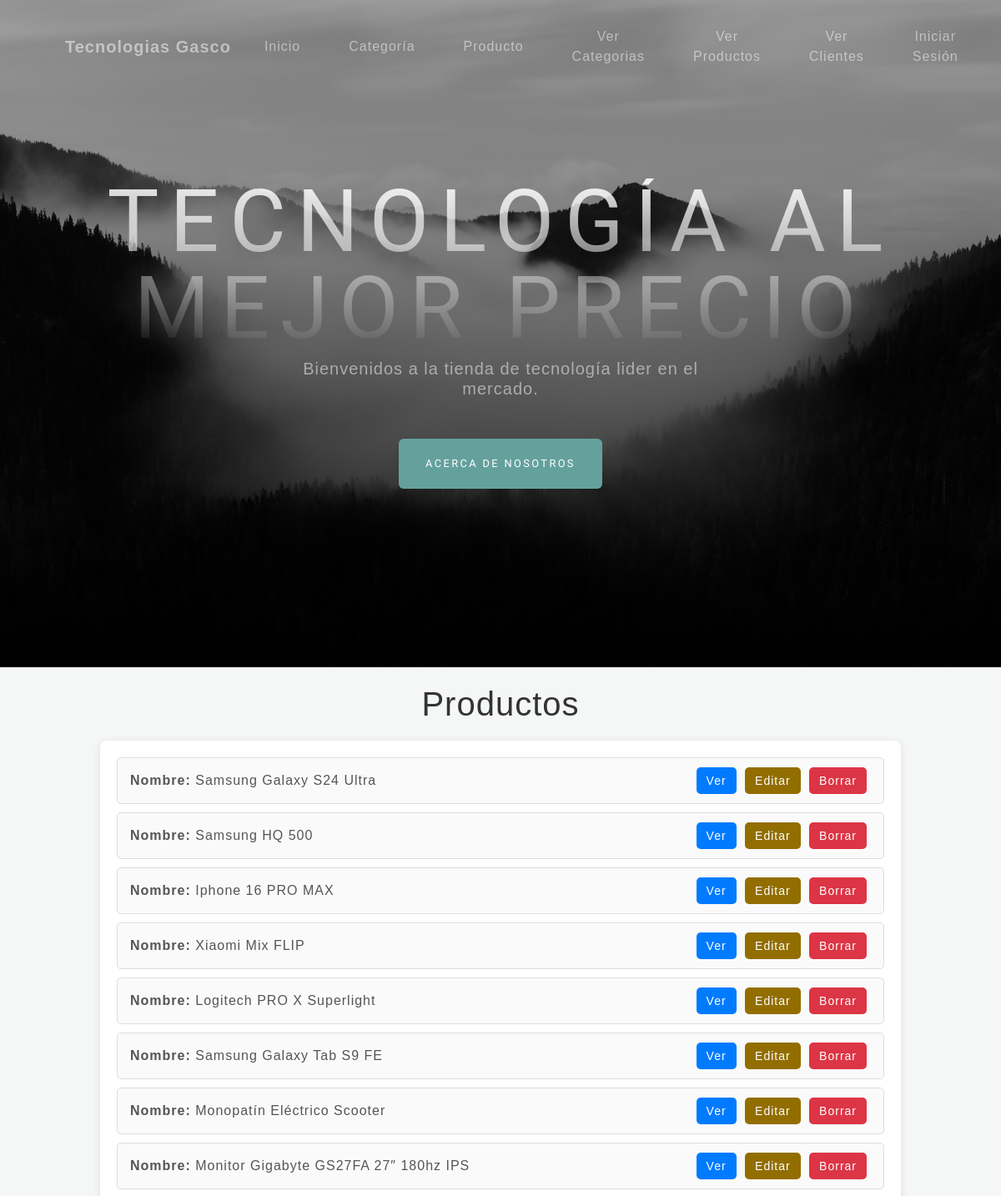
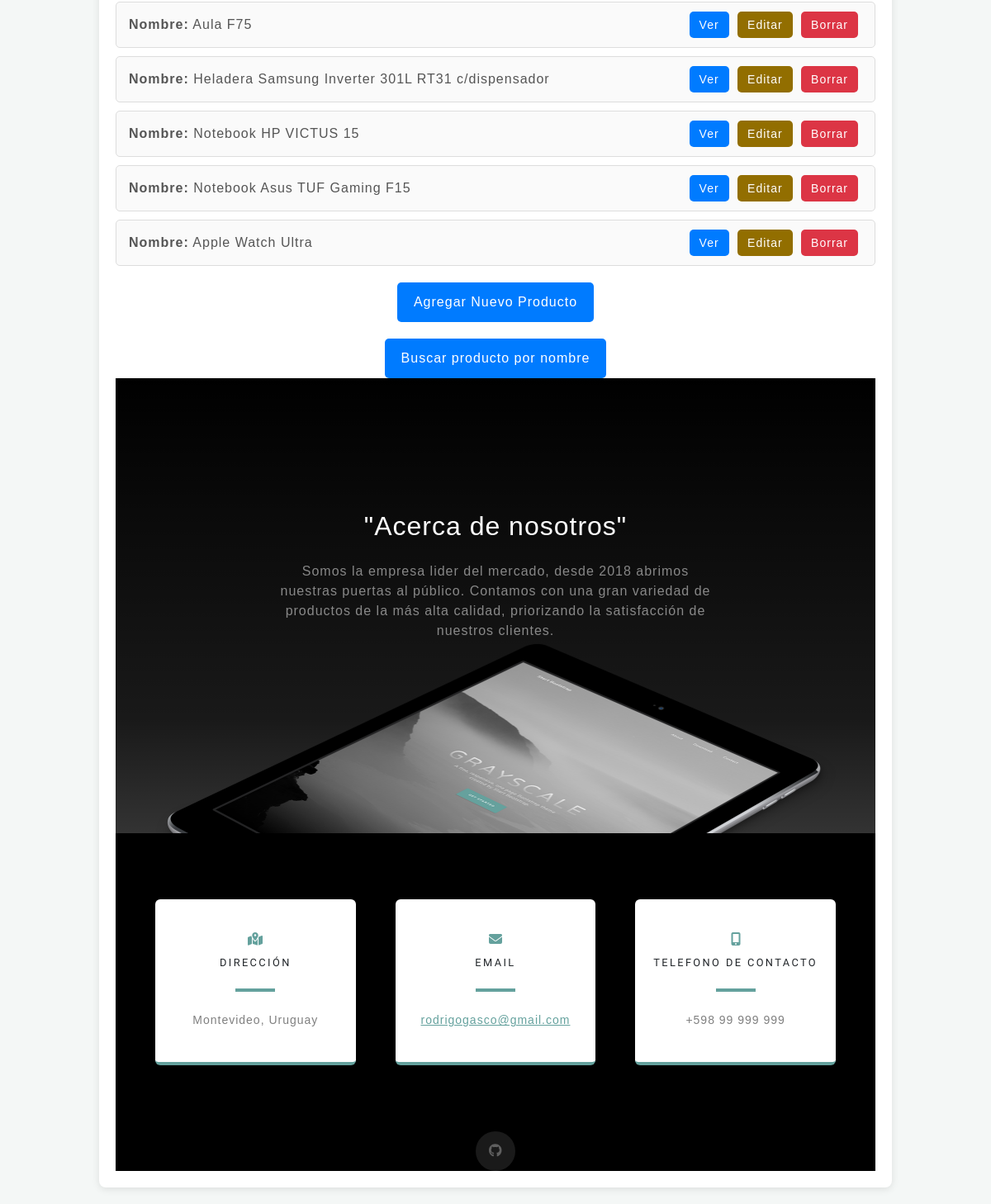
The app's page /producto/lista/ with its own data (2 pictures, top to bottom).
### AppGasco/models.py (models this page shows, shortened)
class Producto(models.Model):
    nombre_producto = models.CharField(max_length=200)
    descripcion_producto = models.CharField(max_length=500)
    precio = models.DecimalField(max_digits=10, decimal_places=2)
    stock = models.PositiveIntegerField() # Me permite saber cuantos productos tengo en stcok de cada uno
    categorias = models.CharField(max_length=30)

### AppGasco/views_clases.py (the view)
# urls.py: path('producto/lista/', views_clases.ProductoListView.as_view(), name='List_Producto'),
class ProductoListView(ListView):
    model = Producto  # Modelo con el que trabaja esta vista
    template_name = "appgasco/Vistas_Clase_Producto/producto_list.html"  # Plantilla para renderizar la lista

### AppGasco/templates/appgasco/Vistas_Clase_Producto/producto_list.html (shortened to what this page needs)
{% extends 'AppGasco/index.html' %}
{% load static %}
{% block main %}
<h1>Productos</h1>
<div class="product-list">
    {% if object_list %}
        <ul>
            {% for producto in object_list %}
                <li>
                    <p><strong>Nombre:</strong> {{ producto.nombre_producto }}</p>
                    <div class="actions">
                        <a href="{% url 'Detail_Producto' producto.pk %}" class="btn-view">Ver</a>
                        <a href="{% url 'Edit_Producto' producto.pk %}" class="btn-edit">Editar</a>
                        <a href="{% url 'Delete_Producto' producto.pk %}" class="btn-delete">Borrar</a>
                    </div>
                </li>
            {% endfor %}
        </ul>
    {% else %}
        <p class="empty-message">No hay productos disponibles.</p>
    {% endif %}
    <div class="actions-global">
        <a href="{% url 'New_Producto' %}" class="btn-new">Agregar Nuevo Producto</a>
    </div>
    <div class="actions-global">
        <a href="{% url 'Busqueda_NombreProducto' %}" class="btn-new">Buscar producto por nombre</a>
    </div>
{% endblock main %}

### AppGasco/templates/appgasco/Vistas_Clase_Producto/producto_list.html (style rules this page uses)
body { font-family: Arial, sans-serif; background-color: #f4f7f6; margin: 0; padding: 0; }
h1 { color: #333; text-align: center; margin-top: 20px; }
.product-list { width: 80%; margin: 20px auto; padding: 20px; background-color: #fff; border-radius: 8px; box-shadow: 0 2px 10px rgba(0, 0, 0, 0.1); }
.product-list ul { list-style: none; padding: 0; }
.product-list li { display: flex; justify-content: space-between; align-items: center; background-color: #fafafa; border: 1px solid #ddd; margin-bottom: 10px; padding: 15px; border-radius: 5px; transition: background-color 0.3s ease; }
.product-list p { margin: 0; color: #555; }
.product-list .actions a { text-decoration: none; padding: 8px 12px; margin-right: 5px; border-radius: 5px; font-size: 14px; color: #fff; transition: background-color 0.3s ease; }
.product-list .actions .btn-view { background-color: #007bff; }
.product-list .actions .btn-edit { background-color: #926e00; }
.product-list .actions .btn-delete { background-color: #dc3545; }
.actions-global { display: flex; justify-content: center; margin-top: 20px; }
.actions-global .btn-new { padding: 12px 20px; background-color: #007bff; color: #fff; text-decoration: none; border-radius: 5px; font-size: 16px; transition: background-color 0.3s ease; }

### records on screen
Producto: nombre_producto "Samsung Galaxy S24 Ultra"
Producto: nombre_producto "Samsung HQ 500"
Producto: nombre_producto "Iphone 16 PRO MAX"
Producto: nombre_producto "Xiaomi Mix FLIP"
Producto: nombre_producto "Logitech PRO X Superlight"
Producto: nombre_producto "Samsung Galaxy Tab S9 FE"
Producto: nombre_producto "Monopatín Eléctrico Scooter"
Producto: nombre_producto "Monitor Gigabyte GS27FA 27″ 180hz IPS"
Producto: nombre_producto "Aula F75"
Producto: nombre_producto "Heladera Samsung Inverter 301L RT31 c/dispensador"
Producto: nombre_producto "Notebook HP VICTUS 15"
Producto: nombre_producto "Notebook Asus TUF Gaming F15"
Producto: nombre_producto "Apple Watch Ultra"
